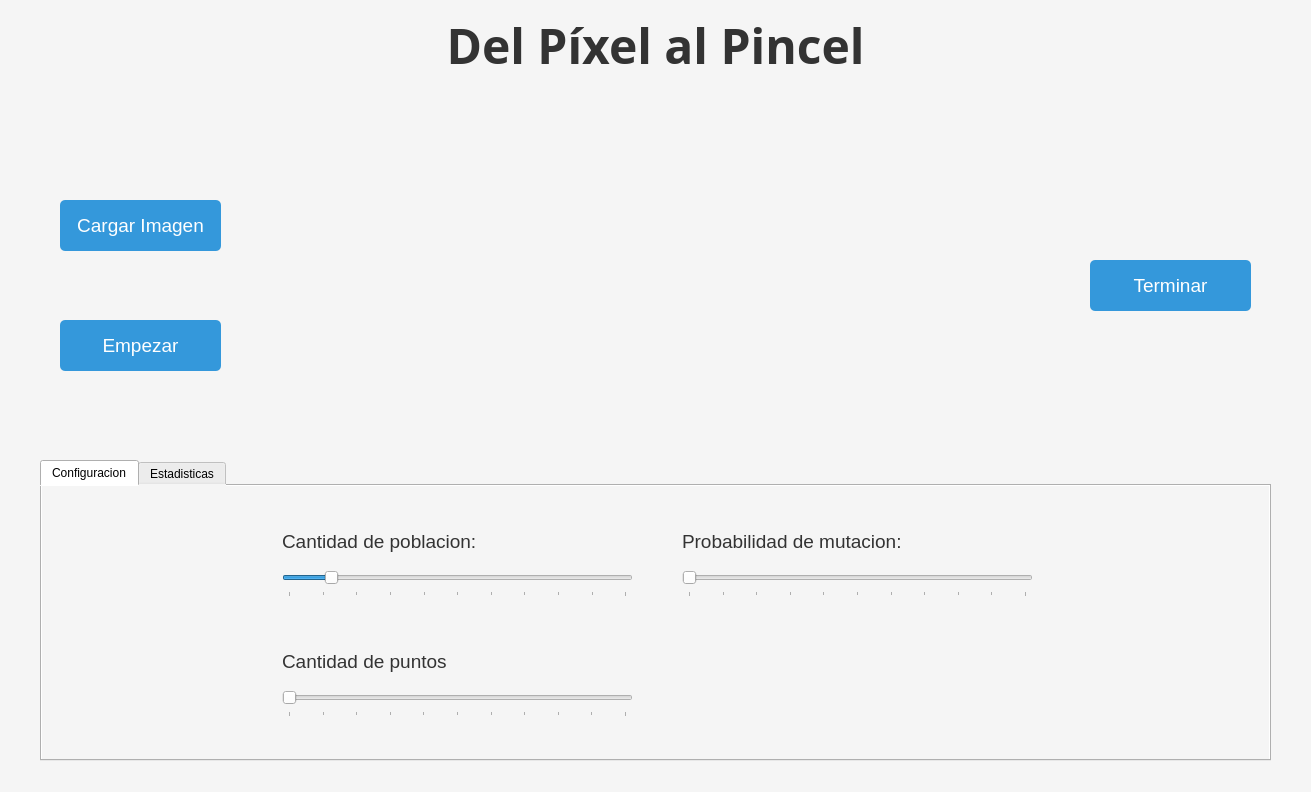
<?xml version="1.0" encoding="UTF-8"?>
<ui version="4.0">
 <class>Main</class>
 <widget class="QWidget" name="Main">
  <property name="geometry">
   <rect>
    <x>0</x>
    <y>0</y>
    <width>1311</width>
    <height>792</height>
   </rect>
  </property>
  <property name="windowTitle">
   <string>Main</string>
  </property>
  <property name="windowIcon">
   <iconset>
    <normaloff>../icon/brush.ico</normaloff>../icon/brush.ico</iconset>
  </property>
  <property name="styleSheet">
   <string notr="true">QWidget{
	background: rgb(245, 245, 245)
}
QLabel{
	color: rgb(51, 51, 51)
}

QPushButton {
    background-color: rgb(52, 152, 219);
    color: white;  
    border: none;
    border-radius: 5px;
    padding: 5px 15px;
}

QPushButton:hover {
    background-color: rgb(41, 128, 185);  /* Un tono más oscuro para el efecto hover */
}
</string>
  </property>
  <widget class="QLabel" name="imageLabel">
   <property name="geometry">
    <rect>
     <x>680</x>
     <y>110</y>
     <width>350</width>
     <height>350</height>
    </rect>
   </property>
   <property name="text">
    <string/>
   </property>
   <property name="pixmap">
    <pixmap>../image_test.jpg</pixmap>
   </property>
   <property name="scaledContents">
    <bool>true</bool>
   </property>
   <property name="alignment">
    <set>Qt::AlignCenter</set>
   </property>
  </widget>
  <widget class="QTabWidget" name="tabWidget">
   <property name="geometry">
    <rect>
     <x>40</x>
     <y>460</y>
     <width>1231</width>
     <height>301</height>
    </rect>
   </property>
   <property name="currentIndex">
    <number>0</number>
   </property>
   <widget class="QWidget" name="tab">
    <attribute name="title">
     <string>Configuracion</string>
    </attribute>
    <widget class="QSlider" name="horizontalSlider_2">
     <property name="geometry">
      <rect>
       <x>240</x>
       <y>80</y>
       <width>351</width>
       <height>31</height>
      </rect>
     </property>
     <property name="minimum">
      <number>1</number>
     </property>
     <property name="maximum">
      <number>1000</number>
     </property>
     <property name="value">
      <number>125</number>
     </property>
     <property name="tracking">
      <bool>true</bool>
     </property>
     <property name="orientation">
      <enum>Qt::Horizontal</enum>
     </property>
     <property name="tickPosition">
      <enum>QSlider::TicksBelow</enum>
     </property>
     <property name="tickInterval">
      <number>100</number>
     </property>
    </widget>
    <widget class="QSlider" name="horizontalSlider">
     <property name="geometry">
      <rect>
       <x>240</x>
       <y>200</y>
       <width>351</width>
       <height>31</height>
      </rect>
     </property>
     <property name="maximum">
      <number>1000</number>
     </property>
     <property name="tracking">
      <bool>true</bool>
     </property>
     <property name="orientation">
      <enum>Qt::Horizontal</enum>
     </property>
     <property name="tickPosition">
      <enum>QSlider::TicksBelow</enum>
     </property>
     <property name="tickInterval">
      <number>100</number>
     </property>
    </widget>
    <widget class="QLabel" name="label_2">
     <property name="geometry">
      <rect>
       <x>240</x>
       <y>40</y>
       <width>201</width>
       <height>31</height>
      </rect>
     </property>
     <property name="font">
      <font>
       <pointsize>14</pointsize>
      </font>
     </property>
     <property name="text">
      <string>Cantidad de poblacion:</string>
     </property>
    </widget>
    <widget class="QLabel" name="label">
     <property name="geometry">
      <rect>
       <x>240</x>
       <y>160</y>
       <width>171</width>
       <height>31</height>
      </rect>
     </property>
     <property name="font">
      <font>
       <pointsize>14</pointsize>
      </font>
     </property>
     <property name="text">
      <string>Cantidad de puntos</string>
     </property>
    </widget>
    <widget class="QLabel" name="label_3">
     <property name="geometry">
      <rect>
       <x>640</x>
       <y>40</y>
       <width>231</width>
       <height>31</height>
      </rect>
     </property>
     <property name="font">
      <font>
       <pointsize>14</pointsize>
      </font>
     </property>
     <property name="text">
      <string>Probabilidad de mutacion:</string>
     </property>
    </widget>
    <widget class="QSlider" name="horizontalSlider_3">
     <property name="geometry">
      <rect>
       <x>640</x>
       <y>80</y>
       <width>351</width>
       <height>31</height>
      </rect>
     </property>
     <property name="maximum">
      <number>1000</number>
     </property>
     <property name="tracking">
      <bool>true</bool>
     </property>
     <property name="orientation">
      <enum>Qt::Horizontal</enum>
     </property>
     <property name="tickPosition">
      <enum>QSlider::TicksBelow</enum>
     </property>
     <property name="tickInterval">
      <number>100</number>
     </property>
    </widget>
    <widget class="QLabel" name="label_5">
     <property name="geometry">
      <rect>
       <x>470</x>
       <y>40</y>
       <width>121</width>
       <height>31</height>
      </rect>
     </property>
     <property name="font">
      <font>
       <pointsize>14</pointsize>
      </font>
     </property>
     <property name="text">
      <string/>
     </property>
     <property name="alignment">
      <set>Qt::AlignRight|Qt::AlignTrailing|Qt::AlignVCenter</set>
     </property>
    </widget>
    <widget class="QLabel" name="label_6">
     <property name="geometry">
      <rect>
       <x>870</x>
       <y>40</y>
       <width>121</width>
       <height>31</height>
      </rect>
     </property>
     <property name="font">
      <font>
       <pointsize>14</pointsize>
      </font>
     </property>
     <property name="text">
      <string/>
     </property>
     <property name="alignment">
      <set>Qt::AlignRight|Qt::AlignTrailing|Qt::AlignVCenter</set>
     </property>
    </widget>
    <widget class="QLabel" name="label_7">
     <property name="geometry">
      <rect>
       <x>470</x>
       <y>170</y>
       <width>121</width>
       <height>31</height>
      </rect>
     </property>
     <property name="font">
      <font>
       <pointsize>14</pointsize>
      </font>
     </property>
     <property name="text">
      <string/>
     </property>
     <property name="alignment">
      <set>Qt::AlignRight|Qt::AlignTrailing|Qt::AlignVCenter</set>
     </property>
    </widget>
    <zorder>horizontalSlider_2</zorder>
    <zorder>label_2</zorder>
    <zorder>label</zorder>
    <zorder>horizontalSlider</zorder>
    <zorder>label_3</zorder>
    <zorder>horizontalSlider_3</zorder>
    <zorder>label_5</zorder>
    <zorder>label_6</zorder>
    <zorder>label_7</zorder>
   </widget>
   <widget class="QWidget" name="tab_2">
    <attribute name="title">
     <string>Estadisticas</string>
    </attribute>
   </widget>
  </widget>
  <widget class="QPushButton" name="finishButton">
   <property name="geometry">
    <rect>
     <x>1090</x>
     <y>260</y>
     <width>161</width>
     <height>51</height>
    </rect>
   </property>
   <property name="font">
    <font>
     <pointsize>14</pointsize>
    </font>
   </property>
   <property name="text">
    <string>Terminar</string>
   </property>
  </widget>
  <widget class="QPushButton" name="startButton">
   <property name="geometry">
    <rect>
     <x>60</x>
     <y>320</y>
     <width>161</width>
     <height>51</height>
    </rect>
   </property>
   <property name="font">
    <font>
     <pointsize>14</pointsize>
    </font>
   </property>
   <property name="text">
    <string>Empezar</string>
   </property>
  </widget>
  <widget class="QLabel" name="titleLabel">
   <property name="geometry">
    <rect>
     <x>0</x>
     <y>10</y>
     <width>1311</width>
     <height>71</height>
    </rect>
   </property>
   <property name="font">
    <font>
     <family>Yu Gothic UI Semilight</family>
     <pointsize>36</pointsize>
     <bold>true</bold>
    </font>
   </property>
   <property name="text">
    <string>Del Píxel al Pincel</string>
   </property>
   <property name="alignment">
    <set>Qt::AlignCenter</set>
   </property>
  </widget>
  <widget class="QLabel" name="targetImageLabel">
   <property name="geometry">
    <rect>
     <x>280</x>
     <y>110</y>
     <width>350</width>
     <height>350</height>
    </rect>
   </property>
   <property name="text">
    <string/>
   </property>
   <property name="pixmap">
    <pixmap>../image_test.jpg</pixmap>
   </property>
   <property name="scaledContents">
    <bool>true</bool>
   </property>
   <property name="alignment">
    <set>Qt::AlignCenter</set>
   </property>
  </widget>
  <widget class="QPushButton" name="uploadImageButton">
   <property name="geometry">
    <rect>
     <x>60</x>
     <y>200</y>
     <width>161</width>
     <height>51</height>
    </rect>
   </property>
   <property name="font">
    <font>
     <pointsize>14</pointsize>
    </font>
   </property>
   <property name="text">
    <string>Cargar Imagen</string>
   </property>
  </widget>
 </widget>
 <resources/>
 <connections/>
</ui>
